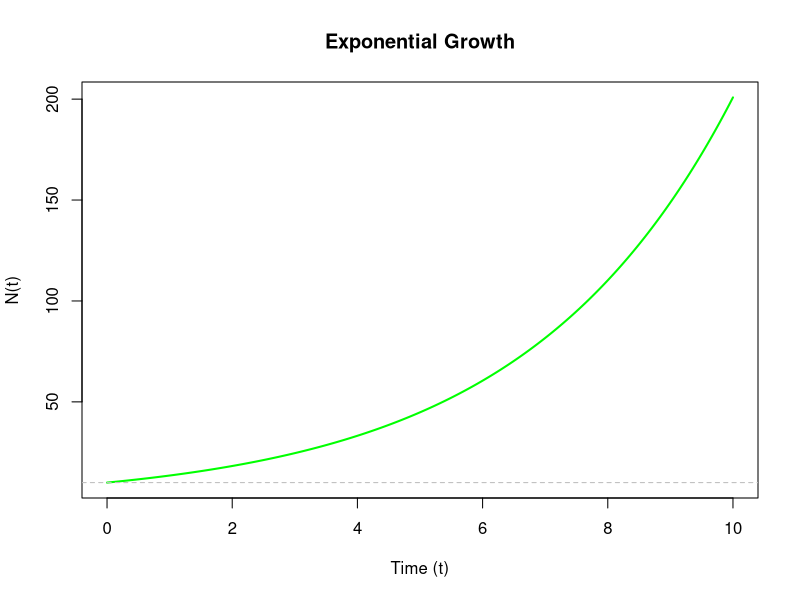
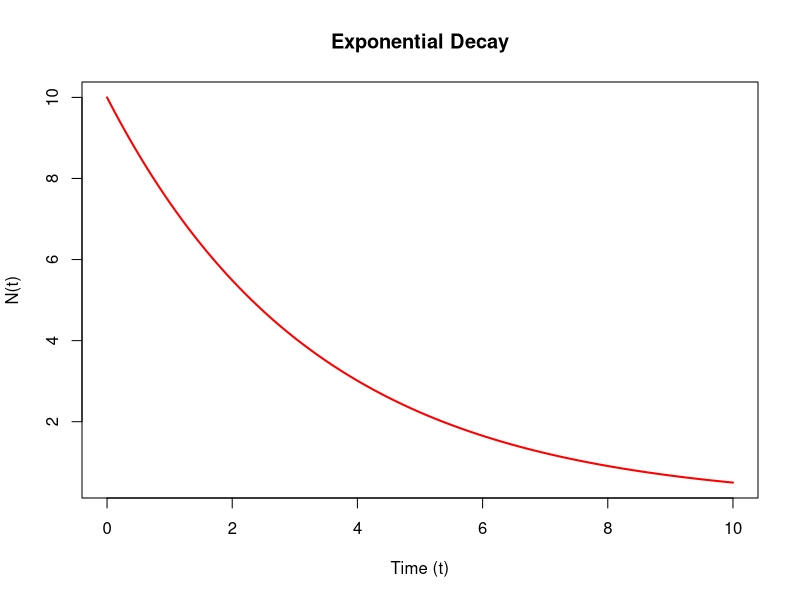
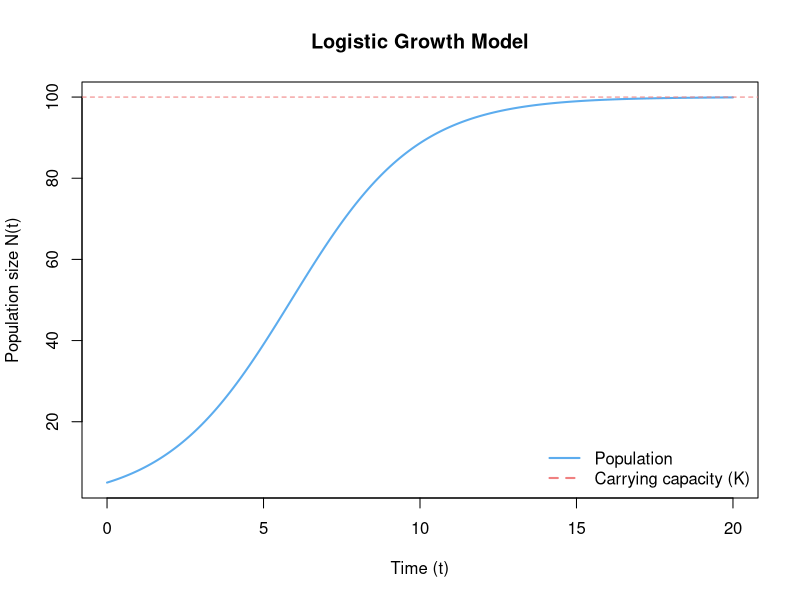

Write R code to recreate these figures, in order.
## ---- chunk 1
# Exponential model
exp_model <- function(t, r, N0) N0 * exp(r * t)

# Parameters and grid
N0 <- 10
t  <- seq(0, 10, length.out = 200)

# Plot: growth
plot(t, exp_model(t, r = 0.3,  N0 = N0), type = "l", lwd = 2, col = "green",
     xlab = "Time (t)", ylab = "N(t)", main = "Exponential Growth")
abline(h = N0, lty = 2, col = "gray")

# Plot: decay
plot(t, exp_model(t, r = -0.3, N0 = N0), type = "l", lwd = 2, col = "red",
     xlab = "Time (t)", ylab = "N(t)", main = "Exponential Decay")
abline(h = 0, lty = 2, col = "gray")
## ---- chunk 2
# Logistic growth function
logistic <- function(t, r, K, N0) {
  K / (1 + ((K - N0) / N0) * exp(-r * t))
}

# Parameters
r  <- 0.5      # intrinsic growth rate
K  <- 100      # carrying capacity
N0 <- 5        # initial population size

# Time grid
t <- seq(0, 20, length.out = 200)

# Population values
N <- logistic(t, r, K, N0)

# Plot
plot(t, N, type="l", lwd=2, col="steelblue2",
     xlab="Time (t)", ylab="Population size N(t)",
     main="Logistic Growth Model")
abline(h=K, lty=2, col="lightcoral")
legend("bottomright", legend=c("Population", "Carrying capacity (K)"),
       col=c("steelblue2", "lightcoral"), lty=c(1,2), lwd=2, bty="n")
